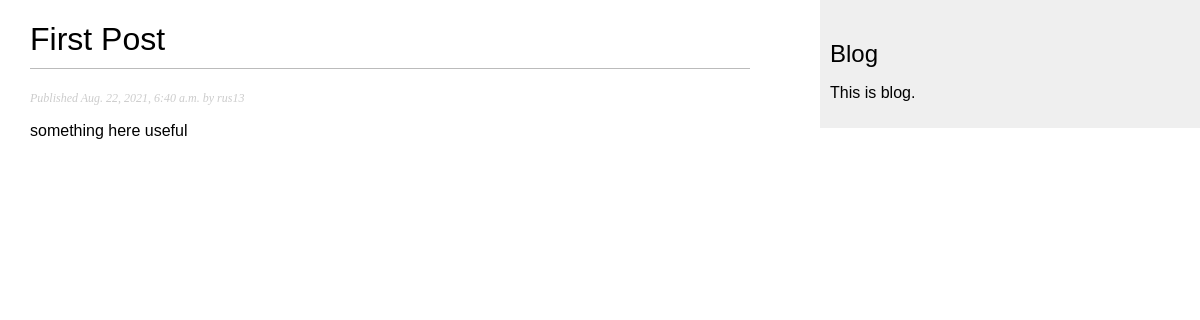
Screenshot of /blog/2021/8/22/first-post/ with the database file from the repository.
### blog_app/models.py (models this page shows, shortened)
class Post(models.Model):
    STATUS_CHOICES = (
        ("draft", "Draft"),
        ("published", "Published"),
    )
    title = models.CharField(max_length=250)
    slug = models.SlugField(max_length=250, unique_for_date="publish", blank=True)
    author = models.ForeignKey(
        User, on_delete=models.CASCADE, related_name="blog_posts"
    )
    body = models.TextField()
    publish = models.DateTimeField(default=timezone.now)
    created = models.DateTimeField(auto_now_add=True)
    updated = models.DateTimeField(auto_now=True)
    status = models.CharField(max_length=10, choices=STATUS_CHOICES, default="draft")
    objects = models.Manager()
    published = PublishedManager()
    class Meta:
        ordering = ["-publish"]

### blog_app/views.py (the view)
def post_detail(request, year, month, day, post):
    post = get_object_or_404(
        Post,
        slug=post,
        status="published",
        publish__year=year,
        publish__month=month,
        publish__day=day,
    )
    return render(request, "blog_app/post/detail.html", {"post": post})

### blog_app/templates/blog_app/post/detail.html (shortened to what this page needs)
{% extends 'blog_app/base.html' %}
{% block content %}
    <h1>{{ post.title }}</h1>
    <p class="date">Published {{ post.publish }} by {{ post.author }}</p>
    {{ post.body|linebreaks }}
{% endblock content %}

### blog_app/static/blog_app/blog.css (style rules this page uses)
body { margin:0; padding:0; font-family:helvetica, sans-serif; }
h1 { font-weight:normal; border-bottom:1px solid #bbb; padding:0 0 10px 0; }
p.date { color:#ccc; font-family: georgia, serif; font-size: 12px; font-style: italic; }

### rows the page displays
Post: title "First Post", publish "Aug. 22, 2021, 6:40 a.m.", author "rus13", body "something here useful"
